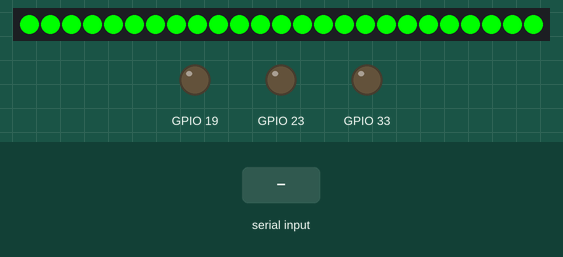
This program was run on a simulated ESP32. On the bench: 25 RGB LEDs in strip order, left to right, output pins drawn as LEDs (lit = HIGH). Dashed ring = blinking. The test bench sets the inputs (shaded band). What the program prints to the serial monitor is not drawn.

Above: at 0.1 s.
At 0.5 s:
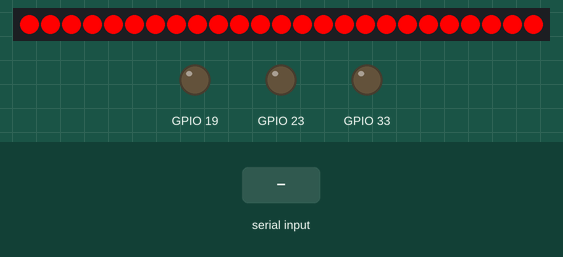
At 1.6 s:
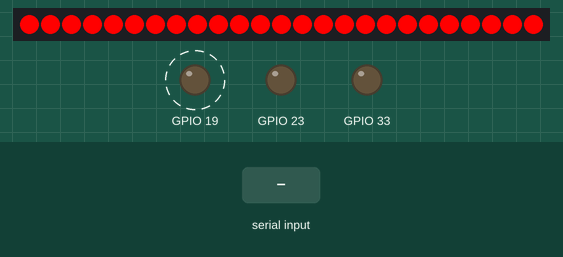
1.7 s: "<\n" received over the second serial link
4.3 s: "GRBL\n" received over the second serial link
6.2 s: "$\n" received over the second serial link
Timing chart, 0 to 14.2 s (numbered marks = the images above; inputs shaded):
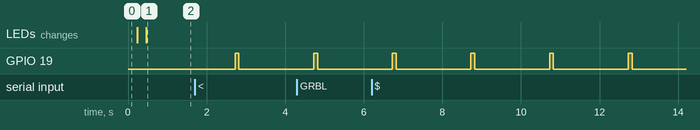

The program:

main.cpp
```cpp
// GRBL 1.1 grbl-Status-light-tower-M5-Atom-Matrix  www.cle.ch  Patrik Rindlisbacher
// https://github.com/PatrikRindlisbacher/grbl-Status-light-tower-M5-Atom-Matrix

// Reveice all GRBL Status and parse in Status struct Variables
// continuous sending of character ? to CNC Controller and receive all Status messages from CNC controller
// grbl Message type recognition, parse message reportData Contents, Provide all values in local variables
// Shown 8 Status on the display of the Atom Matrix (Colors & Letters) and Shown 3 (or more) Status on the Light-Tower
// Each GPIO LED has 4 modes: OFF, ON, Blinking, Flashing.

//*******************************************************************************************
// I have many more extensions planned. DRO / Wireless Pendant / CNC Panel
// Give me FEEDBACK. I'm happy to help if you have any questions or problems
// https://github.com/PatrikRindlisbacher/grbl-Status-light-tower-M5-Atom-Matrix/issues
//*******************************************************************************************

#include "grbl_hub_includes.h"                                  // All includes are in a separate file. --> Partially controlled via Platfomio.ini Build_Flags

void setup() {                                                  // SETUP
  grbl_hub_board_setup();                                       // Hardware Base setup                  --> Partially controlled via Platfomio.ini Build_Flags
}

void loop() {                                                    // Loop
  grbl_hub_status_update_request();                              // Poll the CNC Controller with ?
  uart_usb_read();                                               // read data from USB Uart
  uart_cnc_read();                                               // read data from CNC Uart
  grbl_hub_Message_main_parser();                                // Parse GRBL all GRBL Status information's
  grbl_hub_rgb_led_update();                                     // Update the rgb Led's (one / Matrix / Stripes)
  grbl_hub_light_tower_status_update();                          // Update the Light Tower Status Veriables
  grbl_hub_status_to_gpio_update();                              // Update Local Output Pins
  grbl_hub_display_update();                                     // Update Display if available       --> Partially controlled via Platfomio.ini Build_Flags
}
```

grbl_hub_display.h
```cpp
#include <Arduino.h>

void grbl_hub_display_update(){
#ifdef BOARD_HAS_DISPLAY
  tftSprite.drawNumber(int(Maschine_State.State_current),50,50);
  tftSprite.drawString(Maschine_State.Machine_State_String,50,100);
  tftSprite.pushSprite(0, 0);                                                                   // Sprite kopieren
#endif
}

//-------------------------------- Anzeige Vorbereiten  ------------------------------------------//
void ui_anzeige_setup(){                                                                          // Initialisieren Anzeige
#ifdef BOARD_HAS_DISPLAY
  lcd.init();
  lcd.setRotation(1);
  lcd.setBrightness(128);
  tftSprite.setColorDepth(8);                                                                   // Color Depth
  tftSprite.createSprite(320, 240);                                                             // !! Sprite ??x??
  tftSprite.setFont(&FreeSans12pt7b);                                                           // Font
#endif
}
```

grbl_hub_gpio_input.h
```cpp
#include <Arduino.h>
```

grbl_hub_gpio_output.h
```cpp
#include <Arduino.h>

// **********************  T I M E R  F O R  GPIO  B L I N K  ******************// Timer
bool GPIO_state_blink(){                                                        // Timer for Blink on GPIO
  if ( millis() > blink_and_flash.last_blink_start_millis + blink_and_flash.blink_duration_on + blink_and_flash.blink_duration_off){
    blink_and_flash.last_blink_start_millis = millis();                         // notice the aktual start cycle millis
    return HIGH;                                                                // Response GPIO High
  }
  if (millis() < blink_and_flash.last_blink_start_millis + blink_and_flash.blink_duration_on){
    return HIGH;                                                                // Response GPIO High
  }
  else {
    return LOW;                                                                 // Response GPIO Low
  }
}
// **********************  T I M E R  F O R  GPIO  F L A S H *******************// Timer
bool GPIO_state_flash(){                                                        // Timer for Flash on GPIO
  if ( millis() > blink_and_flash.last_flash_start_millis + blink_and_flash.flash_duration_on + blink_and_flash.flash_duration_off){
    blink_and_flash.last_flash_start_millis= millis();                          // notice the aktual start cycle millis
    return HIGH;                                                                // Response GPIO High
  }
  if (millis() < blink_and_flash.last_flash_start_millis + blink_and_flash.flash_duration_on){
    return HIGH;                                                                // Response GPIO High
  }
  else {
    return LOW;                                                                 // Response GPIO Low
  }
}

// **********************  Determine current GPIO state ************************// GPIO State according to Output Conditions
bool current_GPIO_Output_State(GPIO_Output_Conditions GPIO_Mode){               // Determine current GPIO state (off / on / Blink / flash)
  if (GPIO_Mode == GPIO_Output_Conditions::off){                                // if Condition OFF
    return LOW;                                                                 // current LOW
  }
  else if (GPIO_Mode == GPIO_Output_Conditions::on){                            // if Condition ON
    return HIGH;                                                                // current HIGH
  }
  else if (GPIO_Mode == GPIO_Output_Conditions::blinking){                      // if Condition blinking slow
    return GPIO_state_blink();                                                  // Determine Blink Condition
  }
  else if (GPIO_Mode == GPIO_Output_Conditions::flashing){                      // if Condition flashing short
    return GPIO_state_flash();                                                  // Determine Flash Condition
  }
  else {
    return LOW;                                                                 // On program error LOW
  }
}

// *************************** L O C A L  G P I O   U P D A T E  *********************// GPIO Update
void grbl_hub_status_to_gpio_update(){                                                // Update all Local GPIO's
  bool GPIO_New_State;                                                                // Variable for the new state
  if (grbl_hub_config.pin_Light_Tower_red !=0){                                       // Light Tower RED --> if defined                                                        // if defines the connection for MIST Gpio Output
    GPIO_New_State = current_GPIO_Output_State(light_tower_Status.red_lamp);          // determine the current status
    digitalWrite(grbl_hub_config.pin_Light_Tower_red, GPIO_New_State);                // Set the current Status to GPIO
  }
  if (grbl_hub_config.pin_Light_Tower_orange !=0){                                    // Light Tower Oragnge --> if defined                                                        // if defines the connection for MIST Gpio Output
    GPIO_New_State = current_GPIO_Output_State(light_tower_Status.orange_lamp);       // determine the current status
    digitalWrite(grbl_hub_config.pin_Light_Tower_orange, GPIO_New_State);             // Set the current Status to GPIO
  }
  if (grbl_hub_config.pin_Light_Tower_green !=0){                                     // Light Tower Green --> if defined                                                         // if defines the connection for MIST Gpio Output
    GPIO_New_State = current_GPIO_Output_State(light_tower_Status.green_lamp);        // determine the current status
    digitalWrite(grbl_hub_config.pin_Light_Tower_green, GPIO_New_State);              // Set the current Status to GPIO
  }
}

// ***************************** L O C A L  G P I O   S E T U P ********************* // GPIO Setup --> if is defined / needed
void grbl_hub_status_to_gpio_setup(){                                                 // Setup all local GPIO's
  if (grbl_hub_config.pin_Light_Tower_red !=0){                                       // Light Tower red --> if is defined                                                                                            // if defines the connection for MIST Gpio Output
    pinMode(grbl_hub_config.pin_Light_Tower_red, OUTPUT);                             // sets the digital pin as output
  }
  if (grbl_hub_config.pin_Light_Tower_orange !=0){                                    // Light Tower orange --> if is defined                                                           // if defines the connection for MIST Gpio Output
    pinMode(grbl_hub_config.pin_Light_Tower_orange, OUTPUT);                          // sets the digital pin as output
  }
  if (grbl_hub_config.pin_Light_Tower_green !=0){                                     // Light Tower green --> if is defined                                                           // if defines the connection for MIST Gpio Output
    pinMode(grbl_hub_config.pin_Light_Tower_green, OUTPUT);                           // sets the digital pin as output
  }
}
```

grbl_hub_includes.h
```cpp
#include <Arduino.h>                                                            // Arduino Include Header

// ********************** Board / Projekts dependent includes *******************//
//***************************** M5 Stack Atom-Matrix Setup *********************// M5 ATOM MATRIX
#ifdef BOARD_M5_ATOM_MATRIX                                                     // if Built Flag = BOARD_M5_ATOM_MATRIX
#include <Adafruit_NeoPixel.h>
#endif                                                                          // ***********

//****************************** M5 Stack Atom-Lite Setup **********************// M5 ATOM LITE
#ifdef BOARD_M5_ATOM_LITE                                                       // if Built Flag = BOARD_M5_ATOM_LITE
#include <Adafruit_NeoPixel.h>
#endif                                                                          // ***********

//********************************* M5 Stack Atom-PSRAM Setup ******************// M5 ATOM PSRAM_LCD
#ifdef BOARD_M5_ATOM_PSRAM_LCD                                                  // if Built Flag = BOARD_M5_ATOM_PSRAM_LCD
#include <Adafruit_NeoPixel.h>
// #include <M5GFX.h>
// #include <M5AtomDisplay.h>
#define LGFX_M5STACK                                                            // M5Stack (Basic / Gray / Go / Fire)
#define LGFX_AUTODETECT
#define LGFX_USE_V1
#include <LovyanGFX.hpp>
#include <LGFX_AUTODETECT.hpp>
static LGFX lcd;
static LGFX_Sprite tftSprite(&lcd);                                             // LGFX_Sprite
#endif                                                                          // ***********

//********************************* M5 Stack CORE FIRE Setup *******************// M5 CORE FIRE with LCD
#ifdef BOARD_M5_CORE_FIRE                                                       // if Built Flag = BOARD_M5_CORE_FIRE
#include <Adafruit_NeoPixel.h>
#define LGFX_M5STACK                                                            // M5Stack (Basic / Gray / Go / Fire)
#define LGFX_AUTODETECT
#define LGFX_USE_V1
#include <LovyanGFX.hpp>
#include <LGFX_AUTODETECT.hpp>
static LGFX lcd;
static LGFX_Sprite tftSprite(&lcd);                                             // LGFX_Sprite
#endif                                                                          // ***********

// ******************************** Indlude for all Boards / Projekts ********* //
//#include <JC_Button.h>                                                        // https://github.com/JChristensen/JC_Button
#include "grbl_hub_config.h"                                                    // --> Config for all includes & Pin's for your Board!!!!
#include "grbl_hub_variables.h"                                                 // All Variables for GRBL-Hub
#include "grbl_hub_uart.h"                                                      // Code for UART from / to Local Board to USB
#include "grbl_hub_parser.h"                                                    // Code for GRBL 1.1 Parser to Status struct Variables
#include "grbl_hub_gpio_output.h"                                               // Code for Local GPIO Output --> for example Status to -> LED or Buzzer
#include "grbl_hub_gpio_input.h"                                                // Code for Local GPIO Input  --> for example Button's
#include "grbl_hub_rgb_leds.h"                                                  // NEOPIXEL / LED-Stripes
#include "grbl_hub_light_tower.h"                                               // Light Tower Status Code
#include "grbl_hub_display.h"                                                   // Display
#include "grbl_hub_setup.h"                                                     // Board Setup 
```

grbl_hub_light_tower.h
```cpp
#include <Arduino.h>

//******************* L I G H T  T O W E R  S T A T U S  *********************//
//******Here the machine status is assigned to the GPIO_Output_Conditions ****//
void grbl_hub_light_tower_status_update(){
  if (Maschine_State.State_current== State::Idle){                            // Idle = green on
    light_tower_Status.red_lamp=GPIO_Output_Conditions::off;                  // red      GPIO Conditions
    light_tower_Status.orange_lamp=GPIO_Output_Conditions::off;               // orange   GPIO Conditions
    light_tower_Status.green_lamp=GPIO_Output_Conditions::on;                 // green    GPIO Conditions
  }
  else if (Maschine_State.State_current== State::Alarm){                      // Alarm = red flashing
    light_tower_Status.red_lamp=GPIO_Output_Conditions::flashing;             // red      GPIO Conditions
    light_tower_Status.orange_lamp=GPIO_Output_Conditions::off;               // orange   GPIO Conditions
    light_tower_Status.green_lamp=GPIO_Output_Conditions::off;                // green    GPIO Conditions
  }
  else if (Maschine_State.State_current== State::CheckMode){                  // Checkmode = red blinking
    light_tower_Status.red_lamp=GPIO_Output_Conditions::blinking;             // red      GPIO Conditions
    light_tower_Status.orange_lamp=GPIO_Output_Conditions::off;               // orange   GPIO Conditions
    light_tower_Status.green_lamp=GPIO_Output_Conditions::off;                // green    GPIO Conditions
  }
  else if (Maschine_State.State_current== State::Run){                        // Run = orange on
    light_tower_Status.red_lamp=GPIO_Output_Conditions::off;                  // red      GPIO Conditions
    light_tower_Status.orange_lamp=GPIO_Output_Conditions::on;                // orange   GPIO Conditions
    light_tower_Status.green_lamp=GPIO_Output_Conditions::off;                // green    GPIO Conditions
  }
  else if (Maschine_State.State_current== State::Hold){                       // Hold = orange on & red flashing
    light_tower_Status.red_lamp=GPIO_Output_Conditions::flashing;             // red      GPIO Conditions
    light_tower_Status.orange_lamp=GPIO_Output_Conditions::on;                // orange   GPIO Conditions
    light_tower_Status.green_lamp=GPIO_Output_Conditions::off;                // green    GPIO Conditions
  }
  else if (Maschine_State.State_current== State::Jog){                        // Jog = orange blinking
    light_tower_Status.red_lamp=GPIO_Output_Conditions::off;                  // red      GPIO Conditions
    light_tower_Status.orange_lamp=GPIO_Output_Conditions::blinking;          // orange   GPIO Conditions
    light_tower_Status.green_lamp=GPIO_Output_Conditions::off;                // green    GPIO Conditions
  }
  else if (Maschine_State.State_current== State::SafetyDoor){                 // SafetyDoor = red flashing
    light_tower_Status.red_lamp=GPIO_Output_Conditions::flashing;             // red      GPIO Conditions
    light_tower_Status.orange_lamp=GPIO_Output_Conditions::off;               // orange   GPIO Conditions
    light_tower_Status.green_lamp=GPIO_Output_Conditions::off;                // green    GPIO Conditions
  }
  else if (Maschine_State.State_current== State::Sleep){                      // Sleep = all off
    light_tower_Status.red_lamp=GPIO_Output_Conditions::off;                  // red      GPIO Conditions
    light_tower_Status.orange_lamp=GPIO_Output_Conditions::off;               // orange   GPIO Conditions
    light_tower_Status.green_lamp=GPIO_Output_Conditions::off;                // green    GPIO Conditions
  }
  else if (Maschine_State.State_current== State::ConfigAlarm){                // Config Alarm = red blinking
    light_tower_Status.red_lamp=GPIO_Output_Conditions::blinking;             // red      GPIO Conditions
    light_tower_Status.orange_lamp=GPIO_Output_Conditions::off;               // orange   GPIO Conditions
    light_tower_Status.green_lamp=GPIO_Output_Conditions::off;                // green    GPIO Conditions
  }
}
```

Source omitted: grbl_hub_parser.h (6119 bytes), grbl_hub_rgb_leds.h (6350 bytes), grbl_hub_setup.h (3875 bytes), grbl_hub_uart.h (2326 bytes), grbl_hub_variables.h (6446 bytes), grbl_hub_config.h (1220 bytes)

Measured:
- by itself, GPIO 19: alternates HIGH for 0.10 s and LOW for 1.9 s
